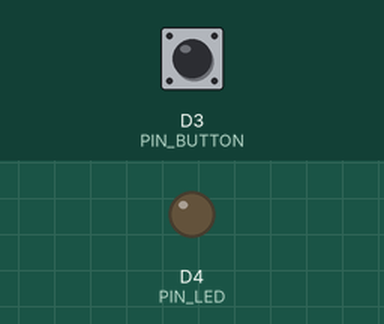
This sketch was run on a simulated ESP8266 (NodeMCU). Shown: output pins drawn as LEDs (lit = HIGH). The test bench sets the inputs (shaded band); at power-on: D3 (PIN_BUTTON) HIGH. What the sketch prints to the serial monitor is not drawn.

Above: at 1.2 s.
1.3 s: D3 (PIN_BUTTON) pulled LOW for 0.15 s
At 2.7 s:
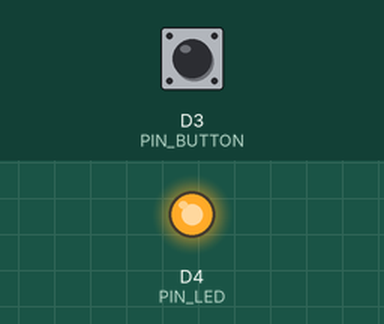
3.0 s: D3 (PIN_BUTTON) pulled LOW for 1 s
At 4.7 s:
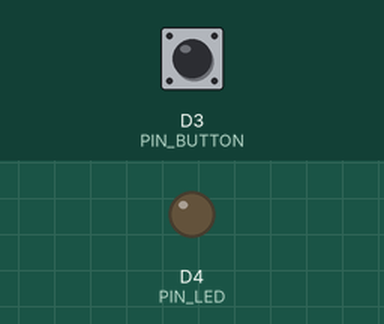
5.6 s: D3 (PIN_BUTTON) pulled LOW for 3.2 s
At 9.7 s:
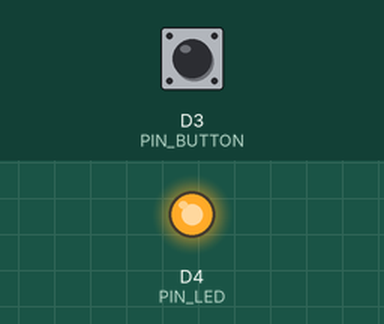
Timing chart, 0 to 11.2 s (numbered marks = the images above; inputs shaded):
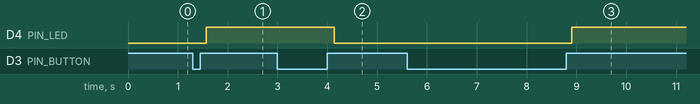

Measured:
- after the input at 1.3 s, D4 (PIN_LED): LOW → HIGH after 0.27 s
- after the input at 3.0 s, D4 (PIN_LED): HIGH → LOW after 1.1 s
- after the input at 5.6 s, D4 (PIN_LED): LOW → HIGH after 3.3 s

The sketch:

Blikani_LED_na_tlacitko.ino
```cpp
//Blikame s LED

// pevne definovane a nemene konstaty pouzite v programu
// LED_BUILTIN je vlastne konstanta, kterou clovek nemusi definovat a uz je "predprogramovana" v cipu
#define PIN_LED        LED_BUILTIN  // pouzivame vestavenou LED diodu na desce, cislo pinu RGB LED (D2)
#define PIN_BUTTON     D3          // cislo pinu tlacitka (D3)


// globalni promene, ktere jsou videt ze vsech funkci
// int = cislo
// LOW a HIGH jsou podobne jako LED_BUILTIN preddefinovane konstanty (LOW == 0 a HIGH == 1)
int buttonStateLastLoop = HIGH;    // hodnota jakou melo tlacitko v predchozim loop (HIGH = nahore, LOW = dole)
int buttonStateNow = HIGH;         // hodnota jakou ma tlacitko tento loop
int ledState = LOW ;             // hodnota jaka je nastavena pro LED (HIGH = sviti, LOW = nesviti)


// setup se vola jenom jednou kdyz se cip zapina
void setup()
{
  // pinMode(cisloPortu, vstupNeboVystup) se musi volat pro kazdy port ktery chceme pouzit
  pinMode(PIN_LED, OUTPUT);       // PIN_LED je vystup ktery nastavujeme na 0 nebo 1 (zapnuto, vypnuto)
  pinMode(PIN_BUTTON, INPUT);     // PIN_BUTTON je vstup, ktery je nastaveny na 1 kdyz je tlacitko nahore, a na 0 kdyz je dole

  // zapnuti serial logu
  Serial.begin(9600);             // stejne cislo se musi zadat do Serial Monitoru
  Serial.println("");             // vypise prazdny radek
  Serial.println("");             // vypise prazdny radek
  Serial.print("start");          // vypise "start"
  Serial.print(" programu");      // vypise " programu" na stejny radek jako "start"
  Serial.println("");             // vypise prazdny radek
  Serial.println("");             // vypise prazdny radek
  // v serial monitoru by ted melo byt "start programu"
}


// loop se vola porad dokola, dokud je cip zaply
void loop()
{
  // vypiseme si do logu start loopu
  Serial.println("start loop");


  // nacti novou hodnotu pro tento loop
  buttonStateNow = digitalRead(PIN_BUTTON);


  // budeme sledovat zmenu kdy tlacitko bylo predchozi loop zmackle a tento loop uz je pustene (click)
  if (buttonStateLastLoop == LOW && buttonStateNow == HIGH) {

    // tlacitko zmenilo svuj stav a chceme zmenit hodnotu ulozenou v promene ledState
    if (digitalRead(PIN_LED) == HIGH) {
      ledState = LOW ;
      Serial.println("********************************");
      Serial.println("LED je vypla a chceme ji zapnout");
      Serial.println("********************************");
    } else {
      ledState = HIGH;
      Serial.println("================================");
      Serial.println("LED je zapla a chceme ji vypnout");
      Serial.println("================================");
    }

    // zapise hodnotu promene "ledState" na PIN_LED
    digitalWrite(PIN_LED , ledState);
  }


  // uloz starou hodnotu na dalsi loop
  buttonStateLastLoop = buttonStateNow;


  // pauza 100ms a zacina dalsi loop
  delay(100);


  // konec loopu vypiseme do logu pomoci nasi vlastni funkce
  writeTextToSerialMonitor("konec loop");
}


// nase funkce ma jeden parametr typu String, ve kterem muzeme predat text z loopu do nasi funkce
void writeTextToSerialMonitor(String text) {

  // uvnitr funkce text vypiseme do logu
  Serial.println(text);
}
```
